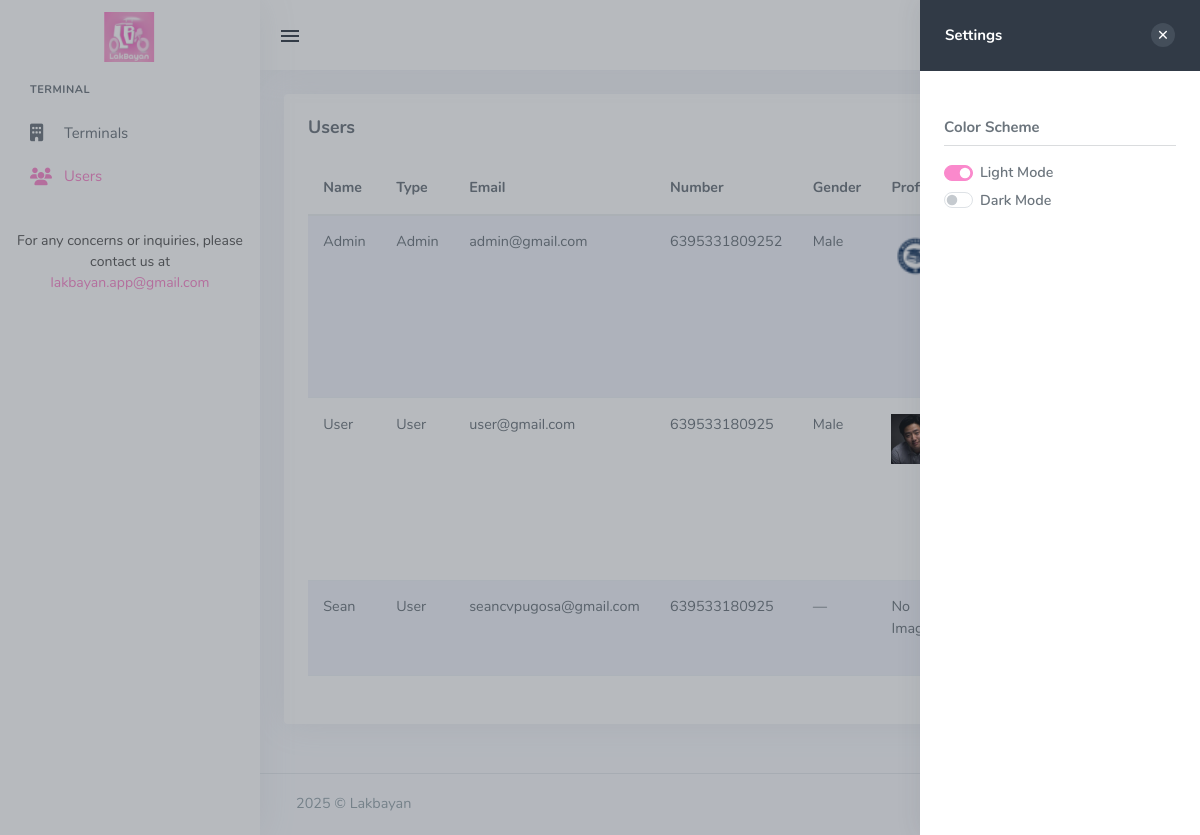
The page /users.php (signed in) on the database as committed earlier.
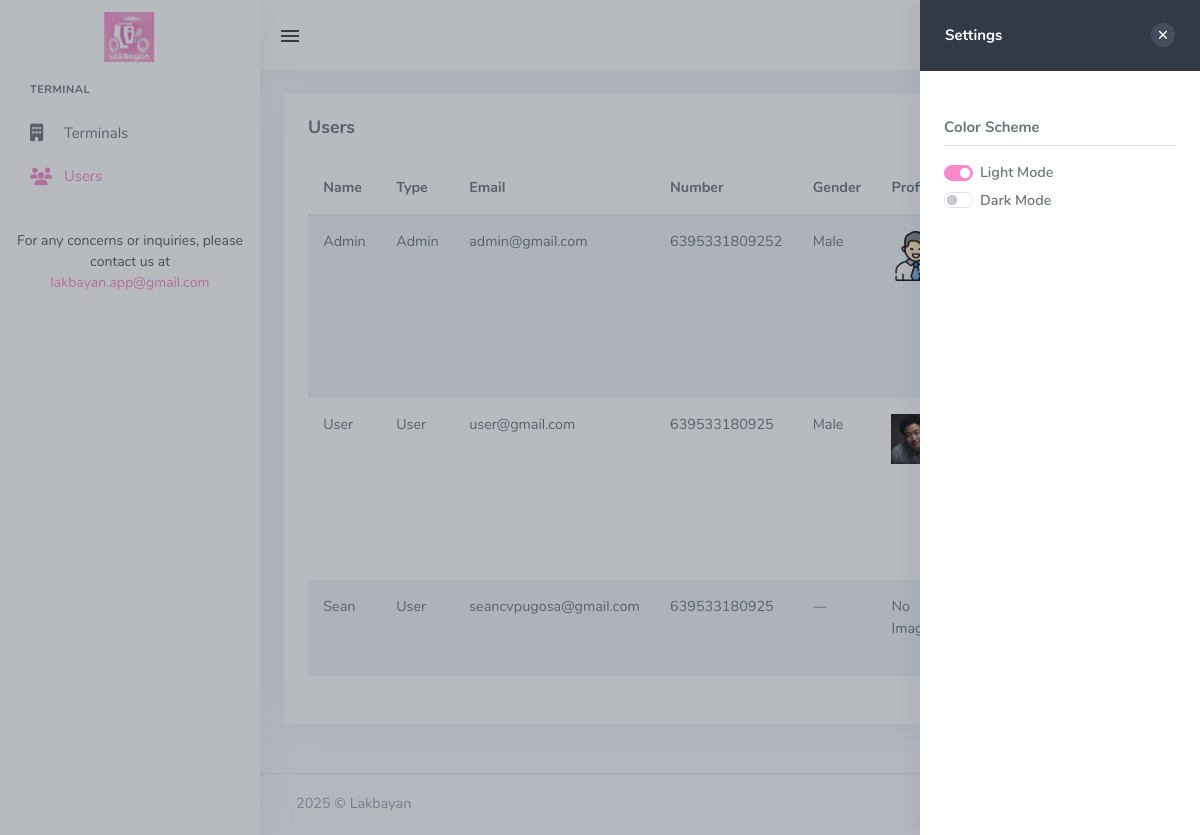
The same page on the database as committed later.
### tables this page shows
CREATE TABLE `users` (
  `id` int(11) NOT NULL,
  `name` varchar(100) NOT NULL,
  `type` tinyint(4) NOT NULL DEFAULT 0,
  `email` varchar(150) NOT NULL,
  `password` varchar(255) DEFAULT NULL,
  `number` varchar(20) DEFAULT NULL,
  `gender` varchar(255) DEFAULT NULL,
  `profile` varchar(255) DEFAULT NULL,
  `address` varchar(100) DEFAULT NULL,
  `birthdate` date DEFAULT NULL,
  `created_at` timestamp NOT NULL DEFAULT current_timestamp(),
  `updated_at` timestamp NOT NULL DEFAULT current_timestamp() ON UPDATE current_timestamp()
);

### database/function.php (called while the page is built, shortened)
<?php
require_once dirname(__DIR__) . '/database/db.php';
$db = new DBFunctions();
class DBFunctions
{
    private $conn;
    public function __construct()
    {
        $database = new Database();
        $this->conn = $database->connect();
    }
    public function select($table, $columns = "*", $conditions = [], $options = "")
{
    try {
        $sql = "SELECT $columns FROM $table";
        $stmt = $this->conn->prepare($sql);
        $stmt->execute();
        $rows = $stmt->fetchAll(PDO::FETCH_ASSOC);
        return ['status' => 'success', 'data' => $rows];
    } catch (PDOException $e) {
        error_log('Database error: ' . $e->getMessage());
        return ['status' => 'error', 'message' => 'Database error: ' . $e->getMessage()];
    }
}
}

### database/db.php (called while the page is built, shortened)
<?php
class Database
{
    private $host = 'localhost';
    private $db_name = 'lakbayan';
    private $username = 'root';
    private $password = '';
    public function connect()
    {
        $this->conn = null;
        try {
            $this->conn = new PDO("mysql:host=" . $this->host . ";dbname=" . $this->db_name, $this->username, $this->password);
            $this->conn->setAttribute(PDO::ATTR_ERRMODE, PDO::ERRMODE_EXCEPTION);
        } catch (PDOException $e) {
            echo "Connection error: " . $e->getMessage();
        }
        return $this->conn;
    }
}
?>

### users.php (the view, shortened to what this page needs)
<?php require_once 'includes/config.php'; ?>
<?php
$result = $db->select('users', '*');
?>
<!DOCTYPE html>
<html lang="en">
    <?php require_once 'includes/head.php'; ?>
<body class="loading" data-layout-color="light" data-leftbar-theme="light" data-layout-mode="fluid" data-rightbar-onstart="true">
    <div class="wrapper">
        <?php require_once 'includes/sidebar.php'; ?>
        <?php require_once 'includes/topbar.php'; ?>
        <div class="content-page">
            <div class="content">
                <div class="container-fluid">
             <div class="row mt-3">
                        <div class="col-12">
                            <div class="card">
                                <div class="card-body">
                                        <div class="d-flex justify-content-between align-items-center mb-3">
                                            <h4 class="card-title mb-0">Users</h4>
                                        </div>
                                              <div class="table-responsive">
                                        <table id="users-table" class="table table-striped dt-responsive nowrap w-100">
                                            <thead>
                                                <tr>
                                                    <th>Name</th>
                                                    <th>Type</th>
                                                    <th>Email</th>
                                                    <th>Number</th>
                                                    <th>Gender</th>
                                                    <th>Profile</th>
                                                    <th>Address</th>
                                                    <th>Birthdate</th>
                                                </tr>
                                            </thead>
                                            <tbody>
                                                <?php
                                              foreach ($result['data'] as $user) {
    echo "<tr>";
    echo "<td>" . htmlspecialchars($user['name']) . "</td>";
    echo "<td>" . ($user['type'] == 1 ? "Admin" : "User") . "</td>";
    echo "<td>" . htmlspecialchars($user['email']) . "</td>";
    echo "<td>" . ($user['number'] ? htmlspecialchars($user['number']) : "—") . "</td>";
    echo "<td>" . ($user['gender'] ? htmlspecialchars($user['gender']) : "—") . "</td>";
    if ($user['profile']) {
        echo "<td><img src='assets/images/profiles/{$user['profile']}' width='50' alt='Profile'></td>";
    } else {
        echo "<td>No Image</td>";
    }
    echo "<td>" . ($user['address'] ? htmlspecialchars($user['address']) : "—") . "</td>";
    echo "<td>" . ($user['birthdate'] ? htmlspecialchars($user['birthdate']) : "—") . "</td>";
    echo "</tr>";
}
                                                ?>
                                            </tbody>
                                        </table>
                                    </div>
                                    </div>
                                </div>
                            </div>
                        </div>
                                </div>
                            </div>
                        </div>
                    </div>
           <?php require_once 'includes/footer.php'; ?>
           <?php require_once 'includes/right-sidebar.php'; ?>
           <?php require_once 'includes/scripts.php'; ?>
</body>
</html>

### includes/head.php (shortened to what this page needs)
<head>
    <link href="assets/css/vendor/responsive.bootstrap5.css" rel="stylesheet" type="text/css" />
    <link href="assets/css/vendor/select.bootstrap5.css" rel="stylesheet" type="text/css" />
    <link href="assets/css/vendor/buttons.bootstrap5.css" rel="stylesheet" type="text/css" />
    <link href="assets/css/vendor/fixedHeader.bootstrap5.css" rel="stylesheet" type="text/css" />
    <link href="assets/css/vendor/fullcalendar.min.css" rel="stylesheet" type="text/css" />
        <link href="assets/css/vendor/fullcalendar.min.css" rel="stylesheet" type="text/css" />
        <link href="assets/css/icons.min.css" rel="stylesheet" type="text/css" />
        <link href="assets/css/app.min.css" rel="stylesheet" type="text/css" id="app-style"/>
    <link href="assets/css/vendor/unicons.css" rel="stylesheet" type="text/css" />
    <link href="assets/css/vendor/remixicon.css" rel="stylesheet" type="text/css" />
    <link href="assets/css/vendor/materialdesignicons.min.css" rel="stylesheet" type="text/css" />
</head>

### includes/sidebar.php (shortened to what this page needs)
<?php
echo '<link rel="stylesheet" href="https://cdnjs.cloudflare.com/ajax/libs/font-awesome/6.4.0/css/all.min.css">';
?>
            <?php
            $userType = isset($_SESSION['user']['type']) ? $_SESSION['user']['type'] : null;
            ?>
            <div class="leftside-menu">
                <a href="index.php" class="logo text-center logo-dark">
                    <span class="logo-lg">
                        <img src="assets/images/logo-dark.png" alt="" height="50">
                    </span>
                </a>
        <div class="h-100" id="leftside-menu-container" data-simplebar>
    <ul class="side-nav">
        <?php if ($userType === 0): ?>
            <li class="side-nav-title side-nav-item">Main</li>
            <li class="side-nav-item">
            <a href="dashboard-user.php" class="side-nav-link">
                <i class="uil-dashboard"></i>
                <span> Book  </span>
            </a>
            </li>
        <?php elseif ($userType === 1): ?>
            <li class="side-nav-title side-nav-item">Terminal</li>
            <li class="side-nav-item">
            <a href="terminals.php" class="side-nav-link">
                <i class="fa-solid fa-building"></i>
                <span> Terminals </span>
            </a>
            </li>
            <li class="side-nav-item">
            <a href="users.php" class="side-nav-link">
                <i class="fa-solid fa-users"></i>
                <span> Users </span>
            </a>
            </li>
        <?php endif; ?>
    </ul>
<div style="padding: 16px; text-align: center; font-size: 14px; color: #555;">
    For any concerns or inquiries, please contact us at <a href="mailto:lakbayan.app@gmail.com">lakbayan.app@gmail.com</a>
</div>
</div>
            </div>
<?php require_once  'right-sidebar.php' ?>

### includes/right-sidebar.php
<div class="end-bar">
    <div class="rightbar-title">
        <a href="javascript:void(0);" class="end-bar-toggle float-end">
            <i class="dripicons-cross noti-icon"></i>
        </a>
        <h5 class="m-0">Settings</h5>
    </div>
    <div class="rightbar-content h-100" data-simplebar>
        <div class="p-3">
            <h5 class="mt-3">Color Scheme</h5>
            <hr class="mt-1" />
            <div class="form-check form-switch mb-1">
                <input class="form-check-input" type="checkbox" name="color-scheme-mode" value="light" id="light-mode-check" checked>
                <label class="form-check-label" for="light-mode-check">Light Mode</label>
            </div>
            <div class="form-check form-switch mb-1">
                <input class="form-check-input" type="checkbox" name="color-scheme-mode" value="dark" id="dark-mode-check">
                <label class="form-check-label" for="dark-mode-check">Dark Mode</label>
            </div>
        </div>
    </div>
</div>
<div class="rightbar-overlay"></div>

### includes/topbar.php (shortened to what this page needs)
<div class="navbar-custom">
    <ul class="list-unstyled topbar-menu float-end mb-0">
        <li class="notification-list">
            <a class="nav-link end-bar-toggle" href="javascript: void(0);">
            </a>
        </li>
        <li class="dropdown notification-list">
            <a class="nav-link dropdown-toggle nav-user arrow-none me-0" data-bs-toggle="dropdown" href="#" role="button" aria-haspopup="false"
                aria-expanded="false">
                <span class="account-user-avatar">
                </span>
                <span>
                    <span class="account-user-name">
                    </span>
                    <span class="account-position">
                    </span>
                </span>          </a>
        </li>
    </ul>
    <button class="button-menu-mobile open-left">
        <i class="mdi mdi-menu"></i>
    </button>
</div>

### includes/footer.php
<footer class="footer">
    <div class="container-fluid">
        <div class="row">
            <div class="col-md-6">
                <script>document.write(new Date().getFullYear())</script> © Lakbayan
            </div>
            <div class="col-md-6">
                <div class="text-md-end footer-links d-none d-md-block">
                    <a href="javascript: void(0);">About</a>
                    <a href="javascript: void(0);">Support</a>
                    <a href="javascript: void(0);">Contact Us</a>
                </div>
            </div>
        </div>
    </div>
</footer>

### includes/scripts.php (shortened to what this page needs)
<div class="rightbar-overlay"></div>

Rows that differ between the two databases and show on the page:
changed users "Admin": profile: a different picture
